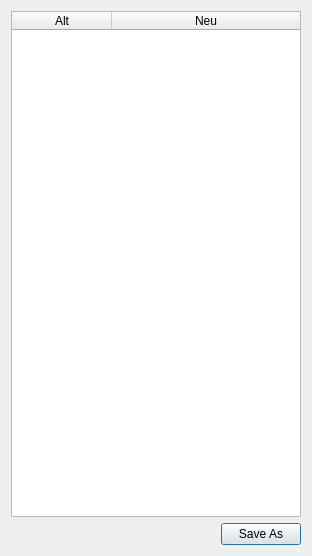
<?xml version="1.0" encoding="UTF-8"?>
<ui version="4.0">
 <class>renDialog</class>
 <widget class="QDialog" name="renDialog">
  <property name="geometry">
   <rect>
    <x>0</x>
    <y>0</y>
    <width>312</width>
    <height>556</height>
   </rect>
  </property>
  <property name="font">
   <font>
    <family>Segoe UI</family>
   </font>
  </property>
  <property name="windowTitle">
   <string>Renumber </string>
  </property>
  <layout class="QGridLayout" name="gridLayout">
   <item row="1" column="1">
    <widget class="QPushButton" name="ok">
     <property name="text">
      <string>Save As</string>
     </property>
    </widget>
   </item>
   <item row="1" column="0">
    <spacer name="horizontalSpacer">
     <property name="orientation">
      <enum>Qt::Horizontal</enum>
     </property>
     <property name="sizeHint" stdset="0">
      <size>
       <width>40</width>
       <height>20</height>
      </size>
     </property>
    </spacer>
   </item>
   <item row="0" column="0" colspan="2">
    <widget class="QTableWidget" name="sheet">
     <property name="alternatingRowColors">
      <bool>true</bool>
     </property>
     <attribute name="horizontalHeaderStretchLastSection">
      <bool>true</bool>
     </attribute>
     <column>
      <property name="text">
       <string>Alt</string>
      </property>
     </column>
     <column>
      <property name="text">
       <string>Neu</string>
      </property>
     </column>
    </widget>
   </item>
  </layout>
 </widget>
 <resources/>
 <connections/>
</ui>
